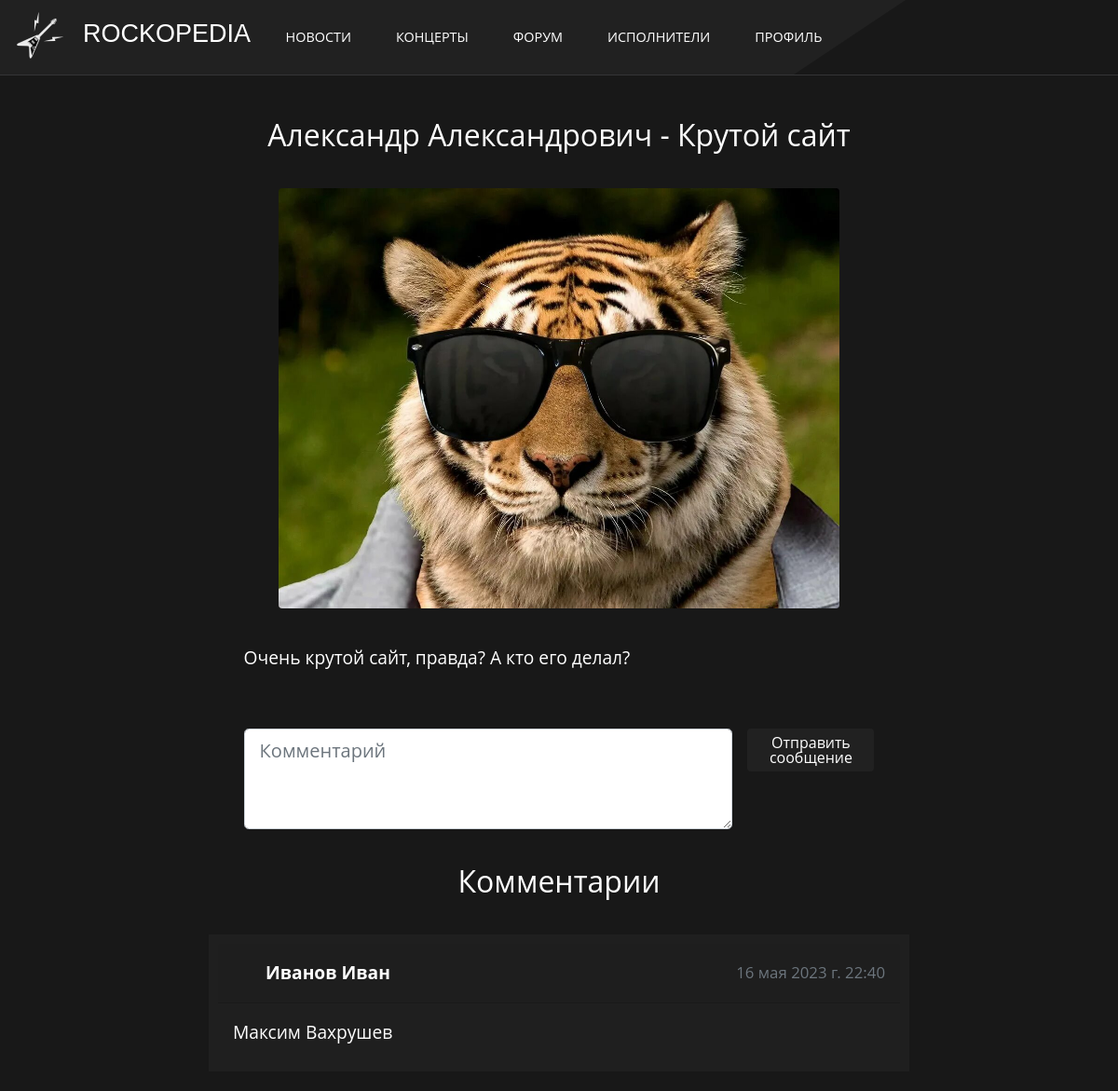
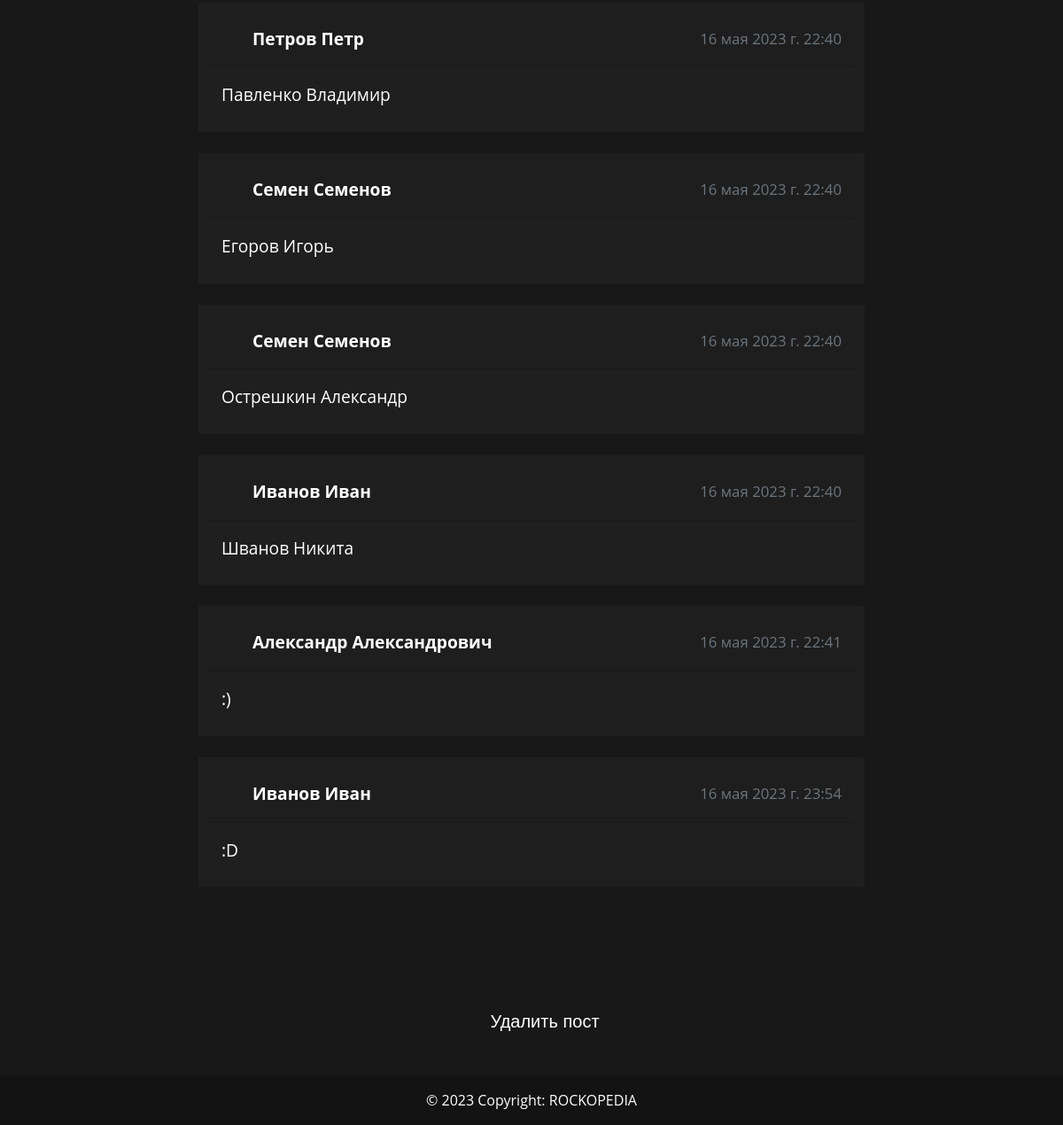
The app's page /forum/posts/13 (signed in) with its own data (2 pictures, top to bottom).
### main/models.py (models this page shows, shortened)
class Posts(models.Model):
    topic = models.CharField(max_length=200, verbose_name="Тема", db_index=True, blank=True)
    user = models.ForeignKey(User, on_delete=models.CASCADE, verbose_name="Пользователь", db_index=True, blank=True)
    body = models.TextField(verbose_name="Пост", db_index=True, blank=True)
    post_date = models.DateTimeField(verbose_name="Дата публикации", auto_now_add=True, editable=True)
    category = models.ForeignKey('Categories_post', on_delete=models.CASCADE, verbose_name="Категория", db_index=True, blank=True)
    img = models.ImageField(upload_to="images/posts", verbose_name="Изображение", db_index=True, blank=True)
    class Meta:
        verbose_name = '[ФОРУМ] Пост'
        verbose_name_plural = '[ФОРУМ] Посты'
        ordering = ['post_date']

class Comments_forum(models.Model):
    user = models.ForeignKey(User, on_delete=models.CASCADE, verbose_name="Пользователь", db_index=True, blank=True)
    post = models.ForeignKey('Posts', on_delete=models.CASCADE, verbose_name="Пост", db_index=True, blank=True)
    body = models.CharField(verbose_name="Комментарий", db_index=True, blank=True, max_length=1000)
    post_date = models.DateTimeField(verbose_name="Дата публикации", auto_now_add=True, editable=True)
    class Meta:
        verbose_name = '[ФОРУМ] Комментарий поста'
        verbose_name_plural = '[ФОРУМ] Комментарии постов'
        ordering = ['post_date']

### main/views.py (the view, shortened to what this page needs)
# urls.py: path('forum/posts/<int:id_post>', CurPost.as_view(), name='curpost'),
class CurPost(LoginRequiredMixin,generic.CreateView):
    login_url = '/signin'
    redirect_field_name = ''
    model = Comments_forum
    template_name = 'main/curpost.html'
    context_object_name = ''
    pk_url_kwarg = 'id_post'
    form_class = CommentsForm
    def get_context_data(self, **kwargs: Any):
        context = super().get_context_data(**kwargs)
        context['post'] = Posts.objects.get(id=self.kwargs['id_post'])
        context['com'] = Comments_forum.objects.filter(post__pk=self.kwargs['id_post']).order_by('post_date').all()
        context['count'] = Comments_forum.objects.filter(post__pk=self.kwargs['id_post']).count()
        return context

### main/forms.py
class CommentsForm(forms.ModelForm):
    body = forms.CharField(widget=forms.Textarea(attrs={'rows':'3', 'cols':'50', 'class':'form-control form-control-lg', 'placeholder':'Комментарий'}))
    class Meta:
        model = Comments_forum
        fields = ('body',)

### main/templates/main/curpost.html (shortened to what this page needs)
{% extends 'main/base.html' %}
{% load static %}
{% block content %}
<div class="col-8">
    <section>
      <h2 style="margin-left: auto; margin-right: auto; text-align: center; margin-bottom: 5%;">{{post.user.first_name}} - {{post.topic}}</h2>
      <div class="group">
      <img src="{{post.img.url}}" class="rounded mx-auto d-block" alt="..." style="width: 80%;">
      </div>
      <p style="margin: 5%;">{{post.body}}</p>
      <ul class="list-unstyled">
      <form method="post">
      <li class="d-flex justify-content-between" style="margin-top: 8%; margin-left: 5%; max-width: 1000px; margin-right: 5%; margin-bottom: 5%;">
        {{form.body}}
        <button type="submit" class="btn btn-primary ms-3" style="background-color: #212121;">Отправить сообщение</button>
      </li>
        </form>
        <h2 style="margin-left: auto; margin-right: auto; text-align: center; margin-bottom: 5%;">Комментарии</h2>
      {% for elem in com %}
      <li class="d-flex justify-content-between mb-4">
        <div style="padding: 10px; background-color: rgb(31, 31, 31); width: 100%;">
          <div class="card-header d-flex justify-content-between p-3" style="width: 100%;">
            <p class="fw-bold mb-0" style="text-align: left; margin-left: 5%;">{{elem.user.first_name}}</p>
            <p class="text-muted small mb-0" style="text-align: right;">{{elem.post_date}}</p>
          </div>
            <div class="card-body">
              <p class="mb-0">
                {{elem.body}}
              </p>
            </div>
          </div>
      </li>
      {% endfor %}
      </ul>
      <div class="container text-center fs-5">
        {% if request.user.id == post.user.id %}
        <a href="{% url 'deletepost' post.id %}">Удалить пост</a>
        {% endif %}
      </div>
    </section>
</div>
{% endblock %}

### main/static/main/css/styles.css (style rules this page uses)
html { width: 100%; max-width: 100%; overflow-x: hidden; }
body { min-height: 100vh; background: rgb(24, 24, 24); font-family: "Open Sans"; color: white; line-height: 1.5; -webkit-font-smoothing: antialiased; height: 100%; padding: 0; margin: 0; width: 100%; max-width: 100%; overflow-x: hidden; }
.container { display:inline-block; font-size: 1.5rem; font-family: sans-serif; margin-left: 2%; margin-top: 7%; }
.container a { color: #fff !important; text-decoration: none; }
body { font-family: "Open Sans", sans-serif; color: #fff; }
section { width: 100%; margin: 25px auto; padding: 20px; max-width: 2000px; font-size: 1.2em; line-height: 1.6em; box-sizing: border-box; }
@media screen and (max-width: 1250px) { .col-8 { margin-left: auto; margin-right: auto; } }
@media screen and (max-width: 1600px) { .container { display:inline-block; font-size: 1rem; font-family: sans-serif; margin-left: 2%; margin-top: 15%; } }
@media screen and (max-width: 1200px) and (min-width: 100px) { h2 { text-align: center; } }
@media screen and (max-width: 4000px) and (min-width: 1200px) { h2 { text-align: left; } }
.btn { border: 0; background-color: transparent; padding: 0; height: 46px; display: flex; align-items: center; justify-content: center; cursor: pointer; line-height: 1; transition: 0.15s ease; }

### records on screen
Posts: user.first_name "Александр Александрович", topic "Крутой сайт", img (picture), body "Очень крутой сайт, правда? А кто его делал?"
Comments_forum: user.first_name "Иванов Иван", post_date "16 мая 2023 г. 22:40", body "Максим Вахрушев"
Comments_forum: user.first_name "Петров Петр", post_date "16 мая 2023 г. 22:40", body "Павленко Владимир"
Comments_forum: user.first_name "Семен Семенов", post_date "16 мая 2023 г. 22:40", body "Егоров Игорь"
Comments_forum: user.first_name "Семен Семенов", post_date "16 мая 2023 г. 22:40", body "Острешкин Александр"
Comments_forum: user.first_name "Иванов Иван", post_date "16 мая 2023 г. 22:40", body "Шванов Никита"
Comments_forum: user.first_name "Александр Александрович", post_date "16 мая 2023 г. 22:41", body ":)"
Comments_forum: user.first_name "Иванов Иван", post_date "16 мая 2023 г. 23:54", body ":D"
